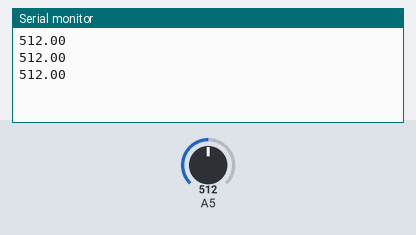
Recording of a sketch running on a simulated Arduino Uno, built with avr-gcc and run on an emulated ATmega328P. On the bench: the last lines printed to the serial monitor. The test bench sets the inputs (shaded band); at power-on: A5 = 512.

Above: at 1.2 s.
1.3 s: A5 set to 716
At 1.9 s:
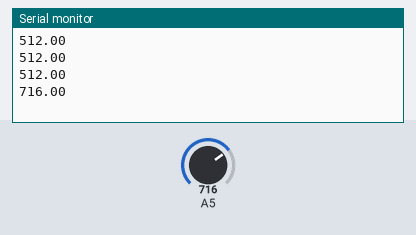
2.8 s: A5 set to 900
At 3.4 s:
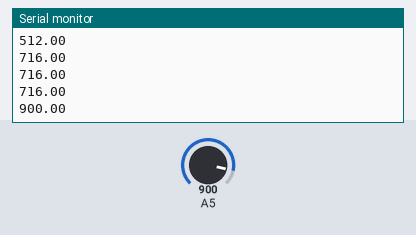
Timing chart, 0 to 5.8 s (numbered marks = the images above; inputs shaded):
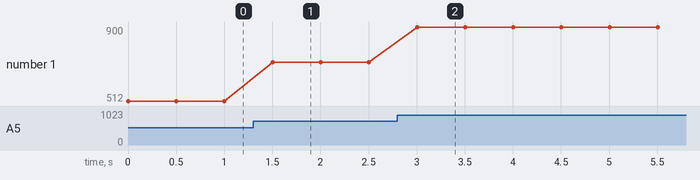

Measured:
- after the input at 1.3 s, the serial monitor: prints a new line after 0.20 s (image 1)
- after the input at 2.8 s, the serial monitor: prints a new line after 0.20 s (image 2)
- plotted number 1: 512 → 716 after the input at 1.3 s, 716 → 900 after the input at 2.8 s

The sketch:

P9.1_arduinoblocks_-_sensor_luz_LDR.ino
```cpp
double luminosidad;

void setup()
{


	Serial.begin(9600);
	Serial.flush();
	while(Serial.available()>0)Serial.read();

	pinMode(A5, INPUT);

}


void loop()
{

  	luminosidad = analogRead(A5);
  	Serial.println(luminosidad);
  	delay(500);

}
```
